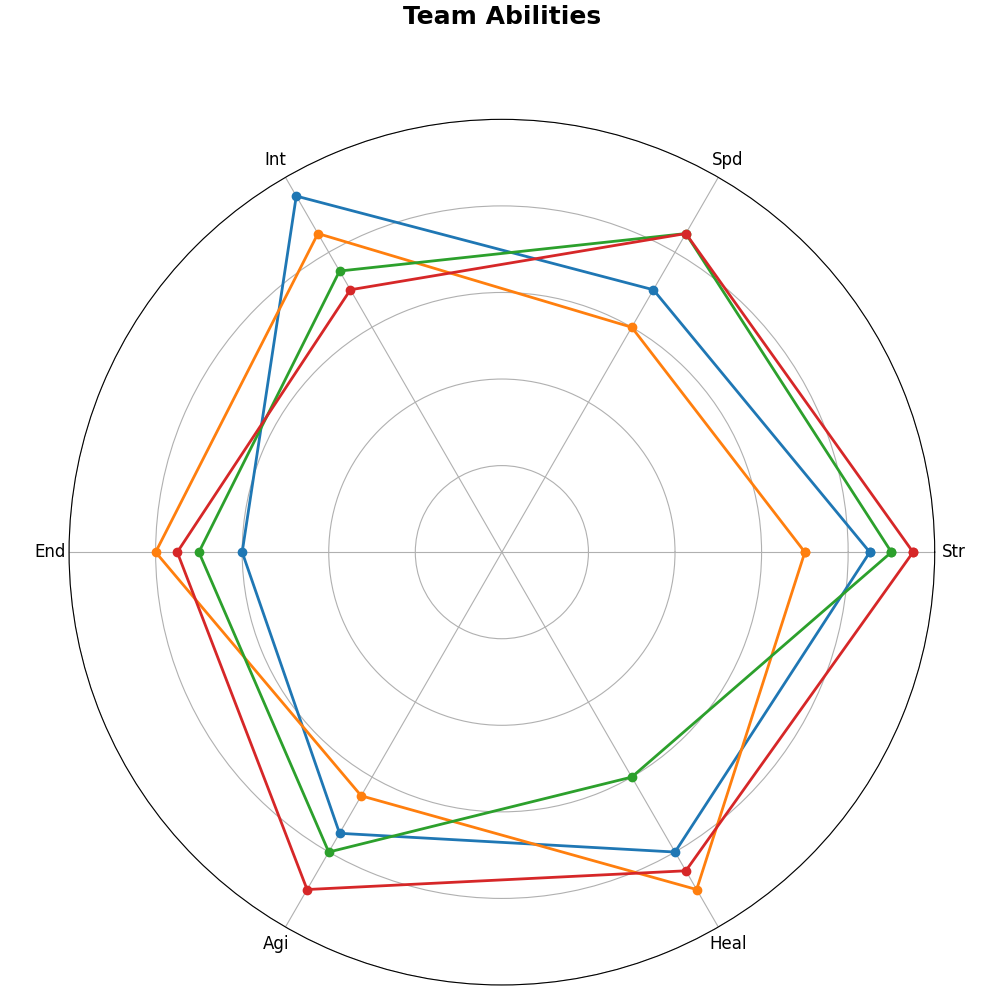

Generate this figure with Python:
import numpy as np
import matplotlib.pyplot as plt

categories = ['Str', 'Spd', 'Int', 'End', 'Agi', 'Heal']
num_vars = len(categories)

team_abilities = {
    'Alpha': [85, 70, 95, 60, 75, 80],
    'Beta': [70, 60, 85, 80, 65, 90],
    'Gamma': [90, 85, 75, 70, 80, 60],
    'Delta': [95, 85, 70, 75, 90, 85]
}

angles = np.linspace(0, 2 * np.pi, num_vars, endpoint=False).tolist()
angles += angles[:1]

fig, ax = plt.subplots(figsize=(10, 10), subplot_kw=dict(polar=True))

for team, abilities in team_abilities.items():
    abilities += abilities[:1]
    ax.plot(angles, abilities, linewidth=2, marker='o')

plt.xticks(angles[:-1], categories, color='black', size=12)
ax.set_ylim(0, 100)
plt.yticks([20, 40, 60, 80, 100], [])

plt.title('Team Abilities', size=18, color='black', y=1.1, weight='bold')

plt.tight_layout()
plt.show()
